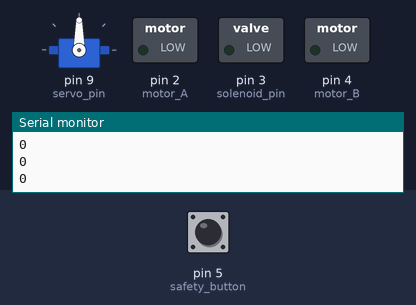
This sketch was run on a simulated Arduino Uno, built with avr-gcc and run on an emulated ATmega328P. On the bench: servo, switched loads named in the sketch (green lamp = pin HIGH), the last lines printed to the serial monitor. Dashed ring = blinking. The test bench sets the inputs (shaded band); at power-on: pin 5 (safety_button) LOW.

Above: at 1.2 s.
1.3 s: pin 5 (safety_button) pulled HIGH for 0.15 s
At 3.2 s:
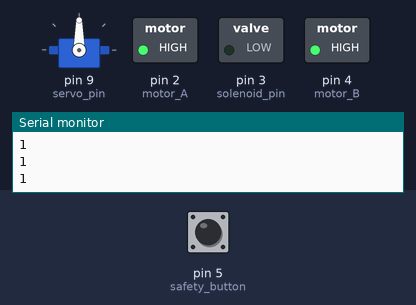
At 5.9 s:
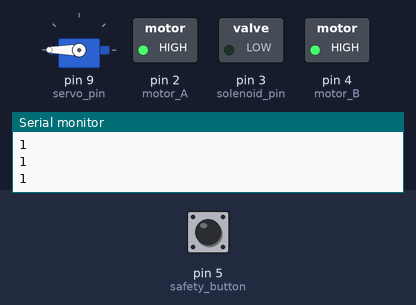
Timing chart, 0 to 16.4 s (numbered marks = the images above; inputs shaded):
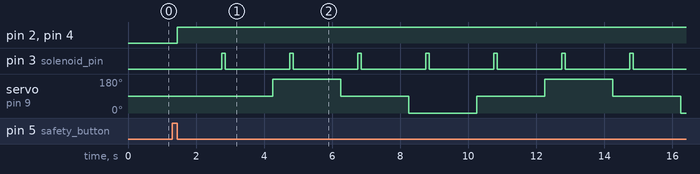

Measured:
- after the input at 1.3 s, pin 2 (motor_A), pin 4 (motor_B): LOW → HIGH after 0.15 s; pin 3 (solenoid_pin): alternates HIGH for 0.10 s and LOW for 1.9 s, starting after 1.5 s; servo on pin 9 (servo_pin): 90° → 180° after 3.0 s, → 90° 2.0 s later, → 0° 2.0 s later, → 90° 2.0 s later, … (7 changes in this stretch)

The sketch:

TurretDemo.ino
```cpp
#include <Servo.h>
const int solenoid_pin = 3;
const int motor_A = 2;
const int motor_B = 4;
const int servo_pin = 9;
const int safety_button = 5;
bool button_pressed = false;
bool on = false;
Servo myservo;

void shoot_solenoid();
void start_motors();
void stop_everything();
void turn_shoot(int angle);
void setup() {
  myservo.attach(servo_pin);
  pinMode(motor_A, OUTPUT);
  pinMode(motor_B, OUTPUT);
  pinMode(solenoid_pin, OUTPUT);
  pinMode(safety_button, INPUT);
  Serial.begin(9600);
  // put your setup code here, to run once:

}

void loop() {
    bool button_status = digitalRead
    (safety_button);
    if (button_status){
      button_pressed = true;
    }
    if(button_pressed && !button_status){
      on = !on;
      button_pressed = false;
      if(on){
        start_motors();
      }
    }
   if(on){
      turn_shoot(90);
      turn_shoot(180);
      turn_shoot(90);
      turn_shoot(0);
   }

  Serial.println(button_status);

  // put your main code here, to run repeatedly:

}

void shoot_solenoid(){
  digitalWrite(solenoid_pin, HIGH);
  delay(100);
  digitalWrite(solenoid_pin, LOW);
  delay(900);
}

void start_motors(){
  digitalWrite(motor_A, HIGH);
  digitalWrite(motor_B, HIGH);
  delay(800);
}

void stop_everything(){
  digitalWrite(motor_A, LOW);
  digitalWrite(motor_B, LOW);
  digitalWrite(solenoid_pin, LOW);
  myservo.write(90);
}

void turn_shoot(int angle){
      myservo.write(angle);
      delay(500);
      shoot_solenoid();
      delay(500);
}
```
